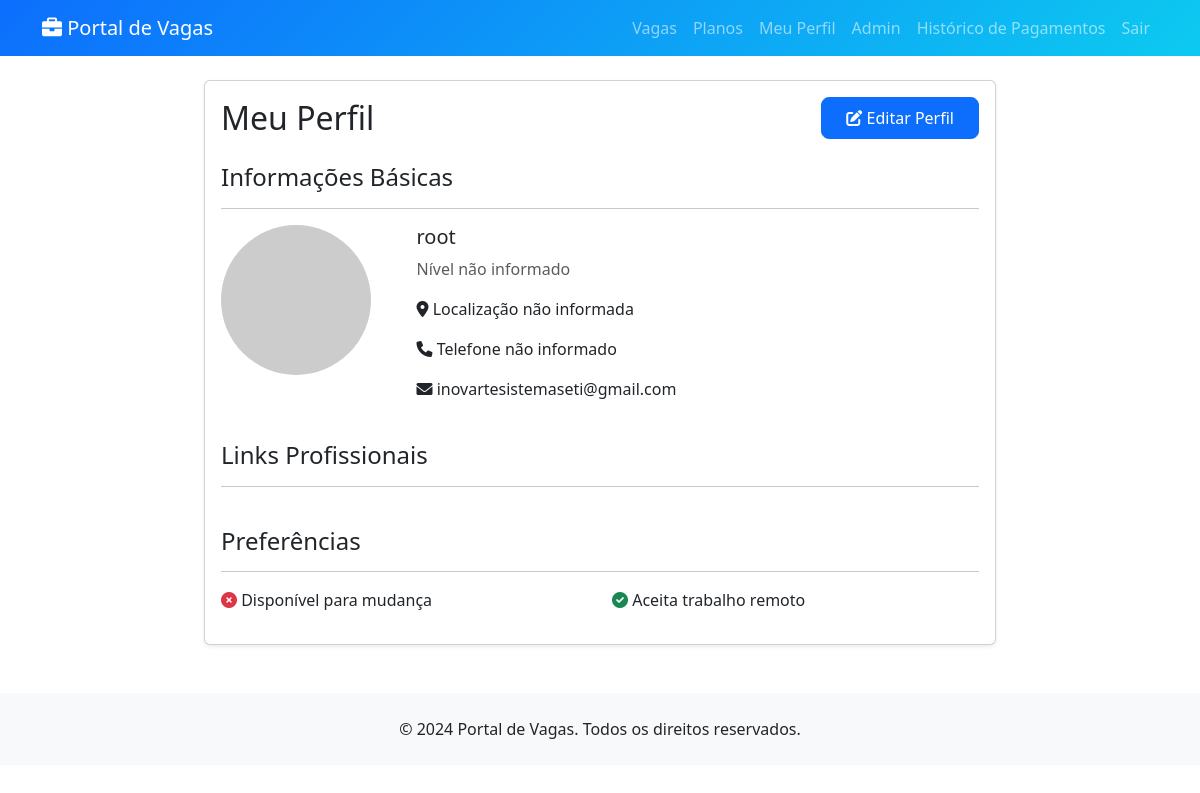
The app's page /perfil/ (signed in) with its own data.
### jobs/models.py (models this page shows, shortened)
class Profile(models.Model):
    NIVEL_EXPERIENCIA = (
        ('estagiario', 'Estagiário'),
        ('junior', 'Júnior'),
        ('pleno', 'Pleno'),
        ('senior', 'Sênior'),
    )
    user = models.OneToOneField(User, on_delete=models.CASCADE)
    foto = models.ImageField(upload_to='profile_pics', blank=True)
    telefone = models.CharField(max_length=15, blank=True)
    cidade = models.CharField(max_length=100, blank=True)
    estado = models.CharField(max_length=2, blank=True)
    nivel_experiencia = models.CharField(
        max_length=20,
        choices=NIVEL_EXPERIENCIA,
        blank=True
    )
    resumo = models.TextField(blank=True)
    linkedin = models.URLField(blank=True)
    github = models.URLField(blank=True)
    portfolio = models.URLField(blank=True)
    curriculo = models.FileField(upload_to='curriculos', blank=True)
    disponivel_mudanca = models.BooleanField(default=False)
    aceita_remoto = models.BooleanField(default=True)
    candidaturas_hoje = models.IntegerField(default=0)
    ultima_candidatura = models.DateField(null=True, blank=True)

### jobs/views.py (the view)
# urls.py: path('perfil/', views.profile_view, name='profile'),
@login_required
def profile_view(request):
    profile, created = Profile.objects.get_or_create(user=request.user)
    return render(request, 'jobs/profile_view.html', {'profile': profile})

### jobs/templates/jobs/profile_view.html (shortened to what this page needs)
{% extends 'base.html' %}
{% block content %}
<div class="row justify-content-center">
    <div class="col-md-8">
        <div class="card shadow-sm">
            <div class="card-body">
                <div class="d-flex justify-content-between align-items-center mb-4">
                    <h2 class="card-title mb-0">Meu Perfil</h2>
                    <a href="{% url 'profile_edit' %}" class="btn btn-primary">
                        <i class="fas fa-edit"></i> Editar Perfil
                    </a>
                </div>
                <div class="row">
                    <div class="col-md-12 mb-4">
                        <h4>Informações Básicas</h4>
                        <hr>
                        <div class="row">
                            <div class="col-md-3">
                                {% if profile.foto %}
                                    <img src="{{ profile.foto.url }}" alt="Foto de perfil" class="img-fluid rounded-circle">
                                {% else %}
                                    <img src="https://via.placeholder.com/150" alt="Foto de perfil" class="img-fluid rounded-circle">
                                {% endif %}
                            </div>
                            <div class="col-md-9">
                                <h5>{{ user.get_full_name|default:user.username }}</h5>
                                <p class="text-muted">{{ profile.nivel_experiencia|default:"Nível não informado" }}</p>
                                <p>
                                    <i class="fas fa-map-marker-alt"></i>
                                    {{ profile.cidade }}{% if profile.cidade and profile.estado %}, {% endif %}{{ profile.estado|default:"Localização não informada" }}
                                </p>
                                <p><i class="fas fa-phone"></i> {{ profile.telefone|default:"Telefone não informado" }}</p>
                                <p><i class="fas fa-envelope"></i> {{ user.email|default:"Email não informado" }}</p>
                            </div>
                        </div>
                    </div>
                    <div class="col-md-12 mb-4">
                        <h4>Links Profissionais</h4>
                        <hr>
                    </div>
                    <div class="col-md-12">
                        <h4>Preferências</h4>
                        <hr>
                        <div class="row">
                            <div class="col-md-6">
                                <p>
                                    <i class="fas {% if profile.disponivel_mudanca %}fa-check-circle text-success{% else %}fa-times-circle text-danger{% endif %}"></i>
                                    Disponível para mudança
                                </p>
                            </div>
                            <div class="col-md-6">
                                <p>
                                    <i class="fas {% if profile.aceita_remoto %}fa-check-circle text-success{% else %}fa-times-circle text-danger{% endif %}"></i>
                                    Aceita trabalho remoto
                                </p>
                            </div>
                        </div>
                    </div>
                </div>
            </div>
        </div>
    </div>
</div>
{% endblock %}

### templates/base.html (shortened to what this page needs)
{% load static %}
<!DOCTYPE html>
<html lang="pt-br">
<head>
    <link href="https://cdn.jsdelivr.net/npm/bootstrap@5.3.0/dist/css/bootstrap.min.css" rel="stylesheet">
    <link href="https://cdnjs.cloudflare.com/ajax/libs/font-awesome/6.0.0/css/all.min.css" rel="stylesheet">
    <link href="{% static 'jobs/css/style.css' %}" rel="stylesheet">
</head>
<body>
    <nav class="navbar navbar-expand-lg navbar-dark bg-primary mb-4">
        <div class="container">
            <a class="navbar-brand" href="{% url 'home' %}">
                <i class="fas fa-briefcase"></i> Portal de Vagas
            </a>
            <div class="collapse navbar-collapse" id="navbarNav">
                <ul class="navbar-nav ms-auto">
                    <li class="nav-item">
                        <a class="nav-link" href="{% url 'job_list' %}">Vagas</a>
                    </li>
                    <li class="nav-item">
                        <a class="nav-link" href="{% url 'planos' %}">Planos</a>
                    </li>
                    {% if user.is_authenticated %}
                        <li class="nav-item">
                            <a class="nav-link" href="{% url 'profile' %}">Meu Perfil</a>
                        </li>
                        {% if user.is_staff %}
                            <li class="nav-item">
                                <a class="nav-link" href="/admin">Admin</a>
                            </li>
                        {% endif %}
                        <li class="nav-item">
                            <a class="nav-link" href="{% url 'payment_history' %}">Histórico de Pagamentos</a>
                        </li>
                        <li class="nav-item">
                            <a class="nav-link" href="{% url 'logout' %}">Sair</a>
                        </li>
                    {% else %}
                        <li class="nav-item">
                            <a class="nav-link" href="{% url 'login' %}">Entrar</a>
                        </li>
                    {% endif %}
                </ul>
            </div>
        </div>
    </nav>
    <main>
        {% block content %}
        {% endblock %}
    </main>
    <footer class="bg-light py-4 mt-5">
        <div class="container text-center">
            <p class="mb-0">&copy; 2024 Portal de Vagas. Todos os direitos reservados.</p>
        </div>
    </footer>
</body>
</html>

### static/jobs/css/style.css (style rules this page uses)
.card { transition: transform 0.2s ease-in-out; }
.bg-primary { background: linear-gradient(135deg, #0d6efd 0%, #0dcaf0 100%) !important; }
.btn { padding: 0.5rem 1.5rem; border-radius: 0.5rem; }

### records on screen
Profile: nivel_experiencia "Nível não informado", estado "Localização não informada", telefone "Telefone não informado"

### other values on screen
{{ user.get_full_name|default:user.username }} "root"
{{ user.email|default:"Email não informado" }} "inovartesistemaseti@gmail.com"
